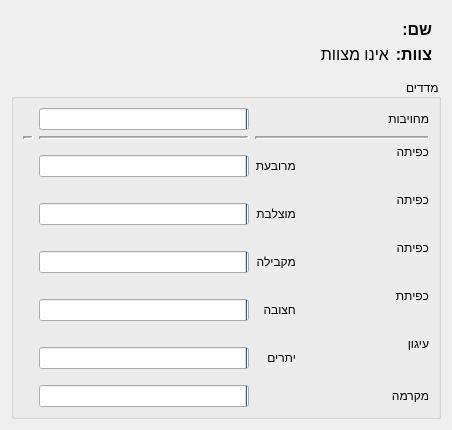
<?xml version="1.0" encoding="UTF-8"?>
<ui version="4.0">
    <class>ParticipantDialog</class>
    <widget class="QDialog" name="ParticipantDialog">
        <property name="geometry">
            <rect>
                <x>0</x>
                <y>0</y>
                <width>452</width>
                <height>429</height>
            </rect>
        </property>
        <property name="windowTitle">
            <string>Dialog</string>
        </property>
        <layout class="QVBoxLayout" name="verticalLayout">
            <item>
                <widget class="QWidget" name="widget" native="true">
                    <property name="layoutDirection">
                        <enum>Qt::RightToLeft</enum>
                    </property>
                    <layout class="QFormLayout" name="formLayout">
                        <item row="0" column="0">
                            <widget class="QLabel" name="label">
                                <property name="styleSheet">
                                    <string notr="true">font-size:16px;font-weight:bold;</string>
                                </property>
                                <property name="text">
                                    <string>שם:</string>
                                </property>
                            </widget>
                        </item>
                        <item row="0" column="1">
                            <widget class="QLabel" name="nameLbl">
                                <property name="styleSheet">
                                    <string notr="true">font-size:16px;</string>
                                </property>
                                <property name="text">
                                    <string/>
                                </property>
                            </widget>
                        </item>
                        <item row="1" column="0">
                            <widget class="QLabel" name="label_3">
                                <property name="styleSheet">
                                    <string notr="true">font-size:16px;font-weight:bold;</string>
                                </property>
                                <property name="text">
                                    <string>צוות:</string>
                                </property>
                            </widget>
                        </item>
                        <item row="1" column="1">
                            <widget class="QLabel" name="teamLbl">
                                <property name="styleSheet">
                                    <string notr="true">font-size:16px;</string>
                                </property>
                                <property name="text">
                                    <string>אינו מצוות</string>
                                </property>
                            </widget>
                        </item>
                    </layout>
                </widget>
            </item>
            <item>
                <widget class="QGroupBox" name="groupBox">
                    <property name="sizePolicy">
                        <sizepolicy hsizetype="Minimum" vsizetype="Minimum">
                            <horstretch>0</horstretch>
                            <verstretch>0</verstretch>
                        </sizepolicy>
                    </property>
                    <property name="layoutDirection">
                        <enum>Qt::RightToLeft</enum>
                    </property>
                    <property name="title">
                        <string>מדדים</string>
                    </property>
                    <property name="alignment">
                        <set>Qt::AlignLeading|Qt::AlignLeft|Qt::AlignVCenter</set>
                    </property>
                    <property name="flat">
                        <bool>false</bool>
                    </property>
                    <layout class="QGridLayout" name="gridLayout">
                        <property name="verticalSpacing">
                            <number>6</number>
                        </property>
                        <item row="7" column="0">
                            <widget class="QLabel" name="label_11">
                                <property name="text">
                                    <string>מקרמה</string>
                                </property>
                            </widget>
                        </item>
                        <item row="0" column="1">
                            <widget class="QProgressBar" name="presenceBar">
                                <property name="layoutDirection">
                                    <enum>Qt::RightToLeft</enum>
                                </property>
                                <property name="value">
                                    <number>0</number>
                                </property>
                                <property name="format">
                                    <string/>
                                </property>
                            </widget>
                        </item>
                        <item row="6" column="1">
                            <widget class="QProgressBar" name="anchoringBar">
                                <property name="value">
                                    <number>0</number>
                                </property>
                                <property name="format">
                                    <string/>
                                </property>
                            </widget>
                        </item>
                        <item row="2" column="1">
                            <widget class="QProgressBar" name="squareBar">
                                <property name="value">
                                    <number>0</number>
                                </property>
                                <property name="format">
                                    <string/>
                                </property>
                            </widget>
                        </item>
                        <item row="7" column="1">
                            <widget class="QProgressBar" name="macrameBar">
                                <property name="value">
                                    <number>0</number>
                                </property>
                                <property name="format">
                                    <string/>
                                </property>
                            </widget>
                        </item>
                        <item row="6" column="0">
                            <widget class="QLabel" name="label_10">
                                <property name="text">
                                    <string>עיגון
                                        יתרים
                                    </string>
                                </property>
                            </widget>
                        </item>
                        <item row="3" column="1">
                            <widget class="QProgressBar" name="crossBar">
                                <property name="value">
                                    <number>0</number>
                                </property>
                                <property name="format">
                                    <string/>
                                </property>
                            </widget>
                        </item>
                        <item row="4" column="2">
                            <widget class="QLabel" name="parallelLbl">
                                <property name="styleSheet">
                                    <string notr="true">font-weight:bold;font-size:16px;</string>
                                </property>
                                <property name="text">
                                    <string/>
                                </property>
                                <property name="alignment">
                                    <set>Qt::AlignRight|Qt::AlignTrailing|Qt::AlignVCenter</set>
                                </property>
                            </widget>
                        </item>
                        <item row="5" column="1">
                            <widget class="QProgressBar" name="tripodBar">
                                <property name="value">
                                    <number>0</number>
                                </property>
                                <property name="format">
                                    <string/>
                                </property>
                            </widget>
                        </item>
                        <item row="4" column="1">
                            <widget class="QProgressBar" name="parallelBar">
                                <property name="value">
                                    <number>0</number>
                                </property>
                                <property name="format">
                                    <string/>
                                </property>
                            </widget>
                        </item>
                        <item row="5" column="0">
                            <widget class="QLabel" name="label_9">
                                <property name="text">
                                    <string>כפיתת
                                        חצובה
                                    </string>
                                </property>
                            </widget>
                        </item>
                        <item row="2" column="2">
                            <widget class="QLabel" name="squareLbl">
                                <property name="styleSheet">
                                    <string notr="true">font-weight:bold;font-size:16px;</string>
                                </property>
                                <property name="text">
                                    <string/>
                                </property>
                                <property name="alignment">
                                    <set>Qt::AlignRight|Qt::AlignTrailing|Qt::AlignVCenter</set>
                                </property>
                            </widget>
                        </item>
                        <item row="3" column="2">
                            <widget class="QLabel" name="crossLbl">
                                <property name="styleSheet">
                                    <string notr="true">font-weight:bold;font-size:16px;</string>
                                </property>
                                <property name="text">
                                    <string/>
                                </property>
                                <property name="alignment">
                                    <set>Qt::AlignRight|Qt::AlignTrailing|Qt::AlignVCenter</set>
                                </property>
                            </widget>
                        </item>
                        <item row="4" column="0">
                            <widget class="QLabel" name="label_8">
                                <property name="text">
                                    <string>כפיתה
                                        מקבילה
                                    </string>
                                </property>
                            </widget>
                        </item>
                        <item row="5" column="2">
                            <widget class="QLabel" name="tripodLbl">
                                <property name="styleSheet">
                                    <string notr="true">font-weight:bold;font-size:16px;</string>
                                </property>
                                <property name="text">
                                    <string/>
                                </property>
                                <property name="alignment">
                                    <set>Qt::AlignRight|Qt::AlignTrailing|Qt::AlignVCenter</set>
                                </property>
                            </widget>
                        </item>
                        <item row="0" column="2">
                            <widget class="QLabel" name="presenceLbl">
                                <property name="styleSheet">
                                    <string notr="true">font-weight:bold;font-size:16px;</string>
                                </property>
                                <property name="text">
                                    <string/>
                                </property>
                                <property name="alignment">
                                    <set>Qt::AlignRight|Qt::AlignTrailing|Qt::AlignVCenter</set>
                                </property>
                            </widget>
                        </item>
                        <item row="0" column="0">
                            <widget class="QLabel" name="label_5">
                                <property name="text">
                                    <string>מחויבות</string>
                                </property>
                            </widget>
                        </item>
                        <item row="2" column="0">
                            <widget class="QLabel" name="label_6">
                                <property name="text">
                                    <string>כפיתה
                                        מרובעת
                                    </string>
                                </property>
                            </widget>
                        </item>
                        <item row="3" column="0">
                            <widget class="QLabel" name="label_7">
                                <property name="text">
                                    <string>כפיתה
                                        מוצלבת
                                    </string>
                                </property>
                            </widget>
                        </item>
                        <item row="6" column="2">
                            <widget class="QLabel" name="anchoringLbl">
                                <property name="styleSheet">
                                    <string notr="true">font-weight:bold;font-size:16px;</string>
                                </property>
                                <property name="text">
                                    <string/>
                                </property>
                                <property name="alignment">
                                    <set>Qt::AlignRight|Qt::AlignTrailing|Qt::AlignVCenter</set>
                                </property>
                            </widget>
                        </item>
                        <item row="7" column="2">
                            <widget class="QLabel" name="macrameLbl">
                                <property name="styleSheet">
                                    <string notr="true">font-weight:bold;font-size:16px;</string>
                                </property>
                                <property name="text">
                                    <string/>
                                </property>
                                <property name="alignment">
                                    <set>Qt::AlignRight|Qt::AlignTrailing|Qt::AlignVCenter</set>
                                </property>
                            </widget>
                        </item>
                        <item row="1" column="1">
                            <widget class="Line" name="line">
                                <property name="frameShadow">
                                    <enum>QFrame::Sunken</enum>
                                </property>
                                <property name="lineWidth">
                                    <number>2</number>
                                </property>
                                <property name="midLineWidth">
                                    <number>1</number>
                                </property>
                                <property name="orientation">
                                    <enum>Qt::Horizontal</enum>
                                </property>
                            </widget>
                        </item>
                        <item row="1" column="0">
                            <widget class="Line" name="line_2">
                                <property name="lineWidth">
                                    <number>2</number>
                                </property>
                                <property name="midLineWidth">
                                    <number>1</number>
                                </property>
                                <property name="orientation">
                                    <enum>Qt::Horizontal</enum>
                                </property>
                            </widget>
                        </item>
                        <item row="1" column="2">
                            <widget class="Line" name="line_3">
                                <property name="lineWidth">
                                    <number>2</number>
                                </property>
                                <property name="midLineWidth">
                                    <number>1</number>
                                </property>
                                <property name="orientation">
                                    <enum>Qt::Horizontal</enum>
                                </property>
                            </widget>
                        </item>
                    </layout>
                </widget>
            </item>
        </layout>
    </widget>
    <resources/>
    <connections/>
</ui>
